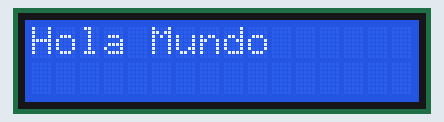
Recording of a sketch running on a simulated Arduino Uno, built with avr-gcc and run on an emulated ATmega328P. Parts: 16×2 character LCD.

Above: at 0.23 s.

The sketch:

LCDi2c_Test.ino
```cpp
#include <Wire.h>
#include <LiquidCrystal_I2C.h>

//Crear el objeto lcd  dirección  0x3F y 16 columnas x 2 filas
LiquidCrystal_I2C lcd(0x27,16,2);  //

void setup() {
  // Inicializar el LCD
  lcd.init();

  //Encender la luz de fondo.
  lcd.backlight();

}

void loop() {
lcd.print("Hola Mundo");
  delay(100);
  lcd.clear();
}
```
